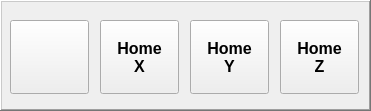
      <widget class="QFrame" name="frame_5">
       <property name="geometry">
        <rect>
         <x>310</x>
         <y>10</y>
         <width>371</width>
         <height>111</height>
        </rect>
       </property>
       <property name="frameShape">
        <enum>QFrame::WinPanel</enum>
       </property>
       <property name="frameShadow">
        <enum>QFrame::Raised</enum>
       </property>
       <widget class="ActionButton" name="actionbutton_7">
        <property name="geometry">
         <rect>
          <x>190</x>
          <y>20</y>
          <width>79</width>
          <height>74</height>
         </rect>
        </property>
        <property name="font">
         <font>
          <pointsize>12</pointsize>
          <weight>75</weight>
          <bold>true</bold>
         </font>
        </property>
        <property name="text">
         <string>Home
Y</string>
        </property>
        <property name="checkable">
         <bool>false</bool>
        </property>
        <property name="rules" stdset="0">
         <string>[]</string>
        </property>
        <property name="actionName" stdset="0">
         <string>machine.home.axis:y</string>
        </property>
       </widget>
       <widget class="ActionButton" name="actionbutton_6">
        <property name="geometry">
         <rect>
          <x>100</x>
          <y>20</y>
          <width>79</width>
          <height>74</height>
         </rect>
        </property>
        <property name="font">
         <font>
          <pointsize>12</pointsize>
          <weight>75</weight>
          <bold>true</bold>
         </font>
        </property>
        <property name="text">
         <string>Home
X</string>
        </property>
        <property name="checkable">
         <bool>false</bool>
        </property>
        <property name="rules" stdset="0">
         <string>[]</string>
        </property>
        <property name="actionName" stdset="0">
         <string>machine.home.axis:x </string>
        </property>
       </widget>
       <widget class="ActionButton" name="actionbutton_8">
        <property name="geometry">
         <rect>
          <x>280</x>
          <y>20</y>
          <width>79</width>
          <height>74</height>
         </rect>
        </property>
        <property name="font">
         <font>
          <pointsize>12</pointsize>
          <weight>75</weight>
          <bold>true</bold>
         </font>
        </property>
        <property name="text">
         <string>Home
Z</string>
        </property>
        <property name="checkable">
         <bool>false</bool>
        </property>
        <property name="rules" stdset="0">
         <string>[]</string>
        </property>
        <property name="actionName" stdset="0">
         <string>machine.home.axis:z</string>
        </property>
       </widget>
       <widget class="ActionButton" name="actionbutton_5">
        <property name="geometry">
         <rect>
          <x>10</x>
          <y>20</y>
          <width>79</width>
          <height>74</height>
         </rect>
        </property>
        <property name="font">
         <font>
          <pointsize>12</pointsize>
          <weight>75</weight>
          <bold>true</bold>
         </font>
        </property>
        <property name="checkable">
         <bool>true</bool>
        </property>
        <property name="rules" stdset="0">
         <string>[{&quot;channels&quot;: [{&quot;url&quot;: &quot;status:all_axes_homed&quot;, &quot;trigger&quot;: true}], &quot;property&quot;: &quot;Text&quot;, &quot;expression&quot;: &quot;'All\\nHomed' if ch[0] else 'Home\\nAll'&quot;, &quot;name&quot;: &quot;home all text&quot;}]</string>
        </property>
        <property name="actionName" stdset="0">
         <string>machine.home.all</string>
        </property>
       </widget>
      </widget>
